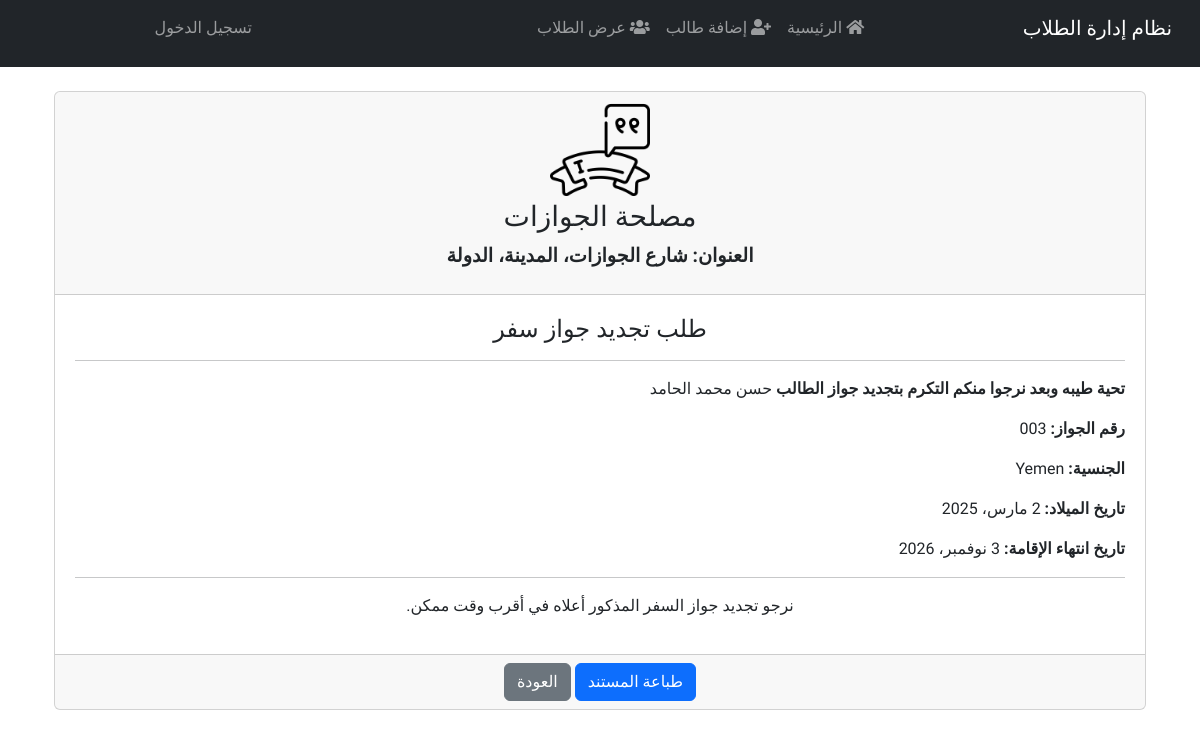
The page /student/23/to_passports/ on the database as committed earlier.
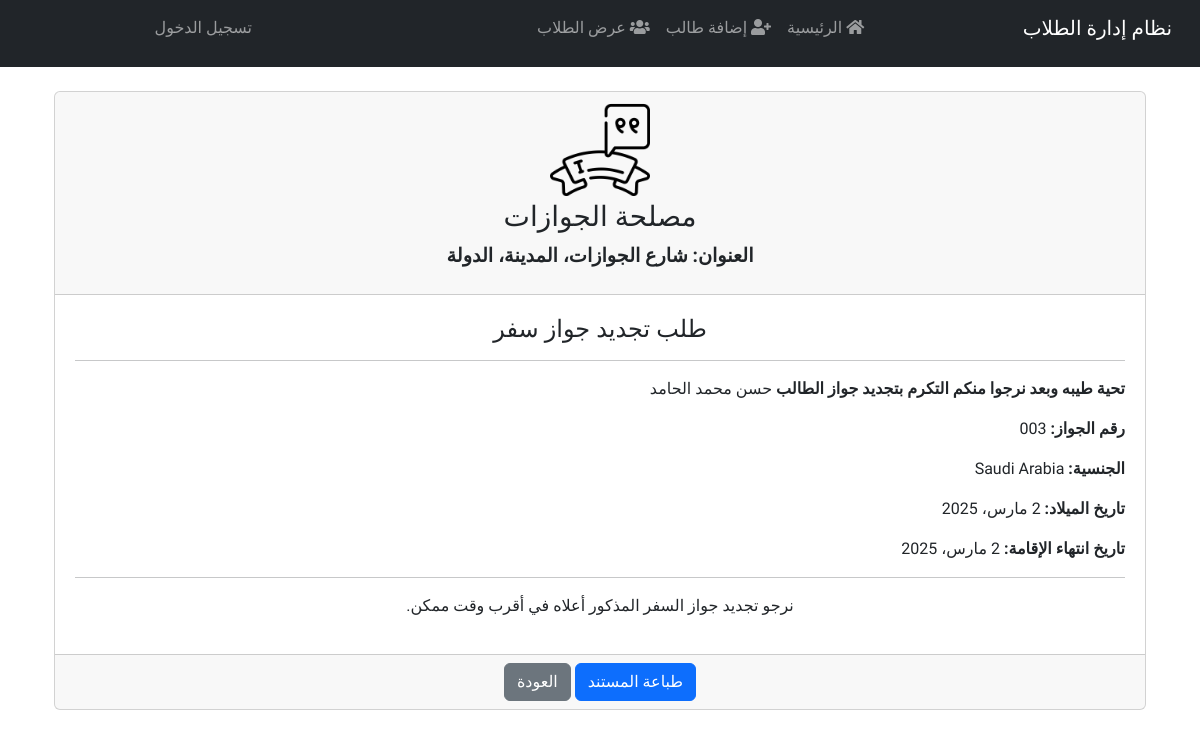
The same page on the database as committed later.
### students/models.py (models this page shows, shortened)
class Student(models.Model):
    GENDER_CHOICES = [
        ('M', 'ذكر'),
        ('F', 'أنثى'),
    ]
    nationality = CountryField(verbose_name="الجنسية")  # استخدام CountryField
    MARITAL_STATUS_CHOICES = [
        ('single', 'أعزب'),
        ('married', 'متزوج'),
        ('divorced', 'مطلق'),
        ('widowed', 'أرمل'),
    ]
    first_name = models.CharField(max_length=100, verbose_name="الاسم الأول")
    last_name = models.CharField(max_length=100, verbose_name="اللقب")
    birth_date = models.DateField(verbose_name="تاريخ الميلاد")
    gender = models.CharField(max_length=1, choices=GENDER_CHOICES, verbose_name="الجنس")
    image = models.ImageField(upload_to='students_images/', blank=True, null=True, verbose_name="صورة الطالب")
    nationality = CountryField(verbose_name="الجنسية")
    job = models.CharField(max_length=100, verbose_name="الوظيفة", blank=True, null=True)
    marital_status = models.CharField(max_length=10, choices=MARITAL_STATUS_CHOICES, verbose_name="الحالة الاجتماعية")
    passport_number = models.CharField(max_length=50, blank=True, null=True, verbose_name="رقم الجواز")
    registration_number = models.CharField(max_length=50, blank=True, null=True, verbose_name="رقم التسجيل")
    place_of_issue = models.CharField(max_length=100, blank=True, null=True, verbose_name="مكان الإصدار")
    purpose = models.CharField(max_length=100, blank=True, null=True, verbose_name="الغرض")
    registration_place = models.CharField(max_length=100, blank=True, null=True, verbose_name="مكان التسجيل")
    visa_number = models.CharField(max_length=50, blank=True, null=True, verbose_name="رقم التأشيرة")
    date_of_issued = models.DateField(blank=True, null=True, verbose_name="تاريخ الإصدار")
    port_name = models.CharField(max_length=100, blank=True, null=True, verbose_name="اسم الميناء")
    date_of_registration = models.DateField(blank=True, null=True, verbose_name="تاريخ التسجيل")
    place_of_issued_residence = models.CharField(max_length=100, blank=True, null=True, verbose_name="مكان إصدار الإقامة")
    residence_number = models.CharField(max_length=50, blank=True, null=True, verbose_name="رقم الإقامة")
    residence_issue_place = models.CharField(max_length=100, blank=True, null=True, verbose_name="مكان إصدار الإقامة")
    residence_issued_date = models.DateField(blank=True, null=True, verbose_name="تاريخ إصدار الإقامة")
    residence_end_date = models.DateField(blank=True, null=True, verbose_name="تاريخ انتهاء الإقامة")
    reference_number = models.CharField(max_length=50, blank=True, null=True, verbose_name="الرقم المرجعي")
    entry_date = models.DateField(blank=True, null=True, verbose_name="تاريخ الدخول")
    end_date = models.DateField(blank=True, null=True, verbose_name="تاريخ المغادرة")
    registration_date = models.DateField(blank=True, null=True, verbose_name="تاريخ التسجيل")
    end_registration_date = models.DateField(blank=True, null=True, verbose_name="تاريخ انتهاء التسجيل")
    type_of_services = models.CharField(max_length=100, blank=True, null=True, verbose_name="نوع الخدمات")
    issuing_authority = models.CharField(max_length=100, blank=True, null=True, verbose_name="الجهة المصدرة")
    phone_number = models.CharField(max_length=20, blank=True, null=True, verbose_name="رقم الهاتف")
    companion_name = models.CharField(max_length=100, blank=True, null=True, verbose_name="اسم المرافق")
    companion_nationality = models.CharField(max_length=100, blank=True, null=True, verbose_name="جنسية المرافق")
    companion_relationship = models.CharField(max_length=100, blank=True, null=True, verbose_name="صلة القرابة")
    companion_passport_number = models.CharField(max_length=50, blank=True, null=True, verbose_name="رقم جواز المرافق")
    companion_residence_number = models.CharField(max_length=50, blank=True, null=True, verbose_name="رقم إقامة المرافق")
    companion_residence_end_date = models.DateField(blank=True, null=True, verbose_name="تاريخ انتهاء إقامة المرافق")
    note = models.TextField(blank=True, null=True, verbose_name="ملاحظة")

### students/views.py (the view)
# urls.py: path('student/<int:student_id>/to_passports/', views.to_passports, name='to_passports'),
def to_passports(request, student_id):
    student = get_object_or_404(Student, id=student_id)
    return render(request, 'students/passport_renewal.html', {'student': student})

### students/templates/students/passport_renewal.html
{% extends "students/base.html" %}
{% load static %}
{% block content %}
<div class="container mt-4">
    <div class="card">
        <div class="card-header text-center">
            <img src="{% static 'images/logo.png' %}" alt="شعار الجهة" style="width: 100px; height: auto;">
            <h3>مصلحة الجوازات</h3>
            <p>العنوان: شارع الجوازات، المدينة، الدولة</p>
        </div>
        <div class="card-body">
            <h4 class="text-center">طلب تجديد جواز سفر</h4>
            <hr>
            <p><strong>تحية طيبه وبعد نرجوا منكم التكرم بتجديد جواز الطالب </strong> {{ student.first_name }} {{ student.last_name }}</p>
            <p><strong>رقم الجواز:</strong> {{ student.passport_number }}</p>
            <p><strong>الجنسية:</strong> {{ student.nationality.name }}</p>
            <p><strong>تاريخ الميلاد:</strong> {{ student.birth_date }}</p>
            <p><strong>تاريخ انتهاء الإقامة:</strong> {{ student.residence_end_date }}</p>
            <hr>
            <p class="text-center">نرجو تجديد جواز السفر المذكور أعلاه في أقرب وقت ممكن.</p>
        </div>
        <div class="card-footer text-center">
            <button class="btn btn-primary" onclick="window.print()">طباعة المستند</button>
            <a href="{% url 'student_detail' student.id %}" class="btn btn-secondary">العودة</a>
        </div>
    </div>
</div>
{% endblock %}

Rows that differ between the two databases and show on the page:
changed Student "حسن محمد": nationality.name "Yemen" → "Saudi Arabia"; residence_end_date "3 نوفمبر، 2026" → "2 مارس، 2025"
